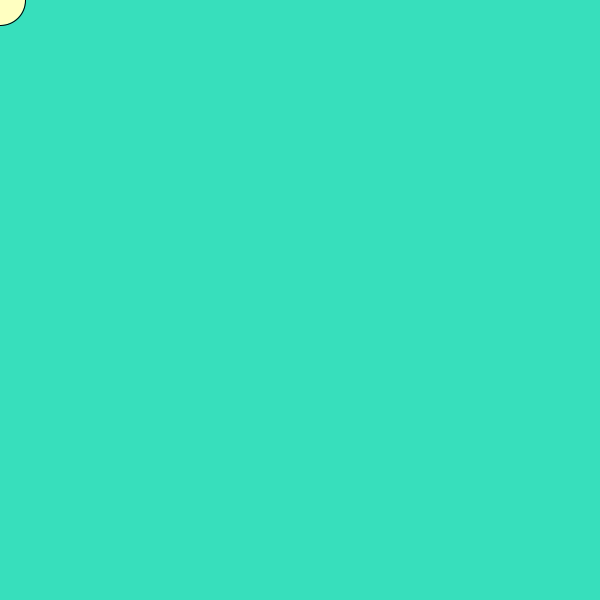
Frame 1 (no input)
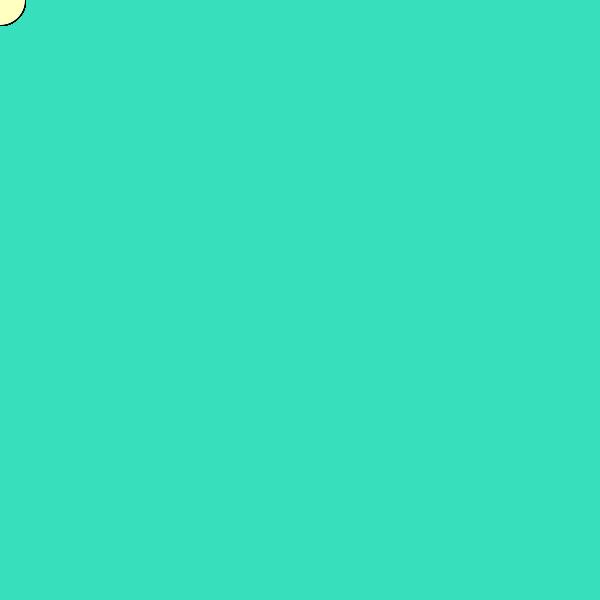
Frame 60 (the mouse pressed at the canvas centre just before this capture)
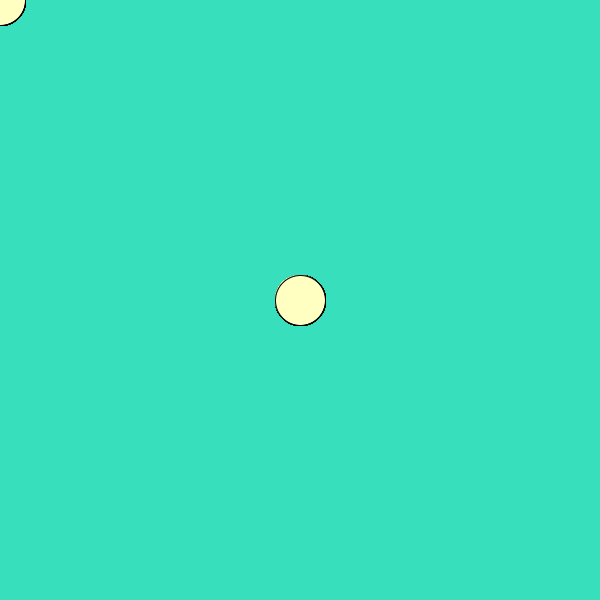
Frame 120 (the mouse held since frame 60 and released just before this capture)

The Processing sketch that drew these frames (run headless with seeded random() and noise(); from frame 60 on, the mouse is pressed at the canvas centre):

// Processing sketch: build
// ── build.pde
void setup(){
  size(600, 600);
  background(#37DFBC);
}
  
// animar
void draw(){
  fill(#FFFFC1);
  ellipse(mouseX, mouseY, 50, 50);
}
